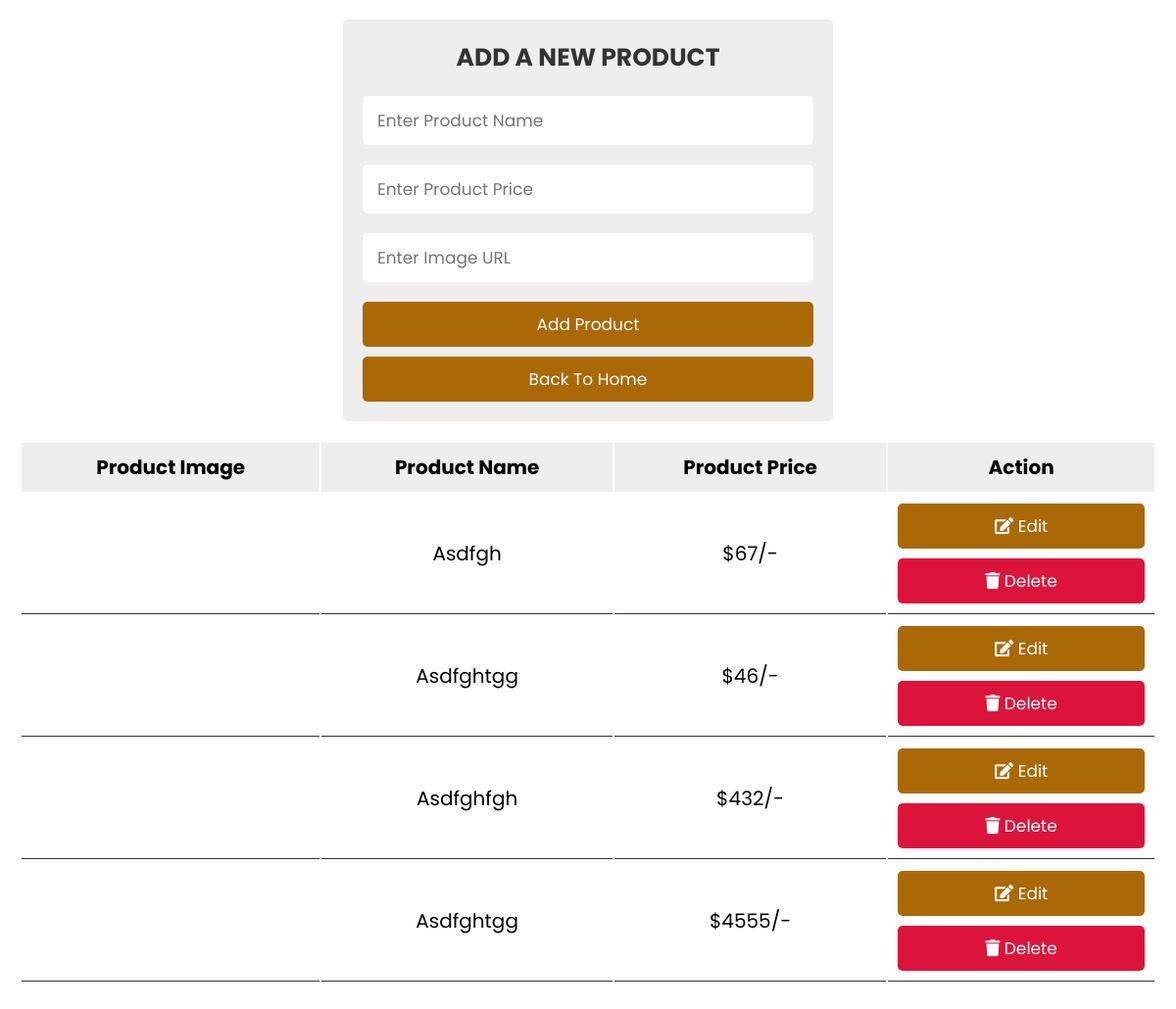
The app's page /admin/insertadmin.php, older data.
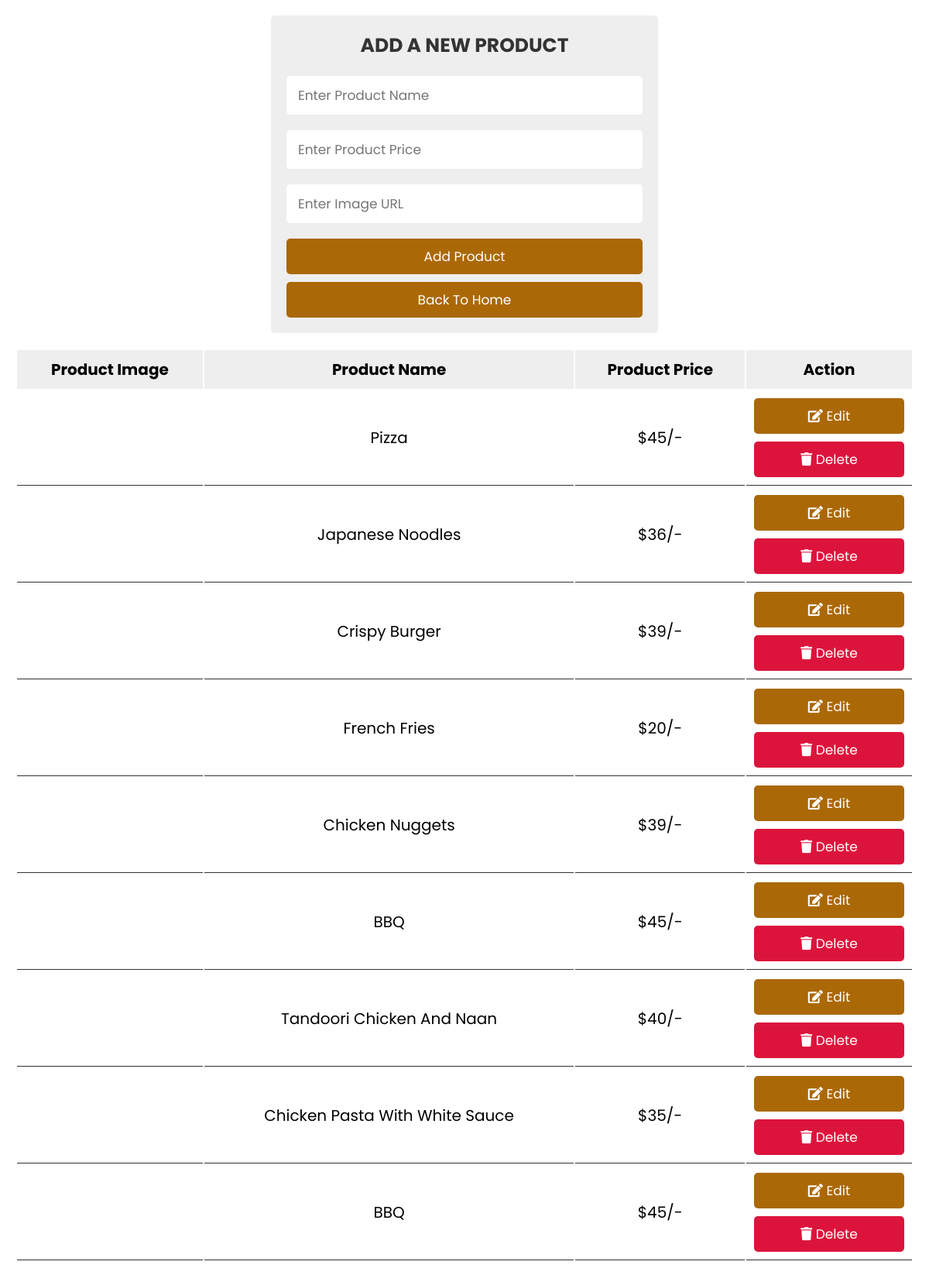
The same page, newer data.
### tables this page shows
CREATE TABLE `products` (
  `id` int(255) NOT NULL,
  `name` varchar(255) NOT NULL,
  `price` varchar(255) NOT NULL,
  `image` varchar(255) NOT NULL
);

### admin/insertadmin.php (the view, shortened to what this page needs)
<?php
@include 'config2.php';
?>
<!DOCTYPE html>
<html lang="en">
<head>
   <link rel="stylesheet" href="https://cdnjs.cloudflare.com/ajax/libs/font-awesome/5.15.4/css/all.min.css">
   <link rel="stylesheet" href="css/insertadmin.css">
</head>
<body>
<div class="container">
   <div class="admin-product-form-container">
      <form action="<?php $_SERVER['PHP_SELF'] ?>" method="post">
         <h3>Add a New Product</h3>
         <input type="text" placeholder="Enter Product Name" name="product_name" class="box">
         <input type="number" placeholder="Enter Product Price" name="product_price" class="box">
         <input type="text" placeholder="Enter Image URL" name="product_image" class="box">
         <input type="submit" class="btn" name="add_product" value="Add Product">
         <a href="../index.html" class="btn">Back to Home</a>
      </form>
   </div>
   <?php
   $select = mysqli_query($conn, "SELECT * FROM products");
   ?>
   <div class="product-display">
      <table class="product-display-table">
         <thead>
         <tr>
            <th>Product Image</th>
            <th>Product Name</th>
            <th>Product Price</th>
            <th>Action</th>
         </tr>
         </thead>
         <?php while($row = mysqli_fetch_assoc($select)){ ?>
         <tr>
            <td><img src="<?php echo $row['image']; ?>" height="100" alt=""></td>
            <td><?php echo $row['name']; ?></td>
            <td>$<?php echo $row['price']; ?>/-</td>
            <td>
               <a href="admin_update.php?edit=<?php echo $row['id']; ?>" class="btn"> <i class="fas fa-edit"></i> Edit </a>
               <a href="admin_page.php?delete=<?php echo $row['id']; ?>" class="btn"> <i class="fas fa-trash"></i> Delete </a>
            </td>
         </tr>
         <?php } ?>
      </table>
   </div>
</div>
</body>
</html>

### admin/css/insertadmin.css (style rules this page uses)
:root { --green:#ab6806; --black:#333; --white:#fff; --bg-color:#eee; --box-shadow:0 .5rem 1rem rgba(0,0,0,.1); --border:.1rem solid var(--black); }
* { font-family: 'Poppins', sans-serif; margin:0; padding:0; box-sizing: border-box; outline: none; border:none; text-decoration: none; text-transform: capitalize; }
html { font-size: 62.5%; overflow-x: hidden; }
.btn { display: block; width: 100%; cursor: pointer; border-radius: .5rem; margin-top: 1rem; font-size: 1.7rem; padding:1rem 3rem; background: var(--green); color:var(--white); text-align: center; }
.container { max-width: 1200px; padding:2rem; margin:0 auto; }
.admin-product-form-container form { max-width: 50rem; margin:0 auto; padding:2rem; border-radius: .5rem; background: var(--bg-color); }
.admin-product-form-container form h3 { text-transform: uppercase; color:var(--black); margin-bottom: 1rem; text-align: center; font-size: 2.5rem; }
.admin-product-form-container form .box { width: 100%; border-radius: .5rem; padding:1.2rem 1.5rem; font-size: 1.7rem; margin:1rem 0; background: var(--white); text-transform: none; }
.product-display { margin:2rem 0; }
.product-display .product-display-table { width: 100%; text-align: center; }
.product-display .product-display-table thead { background: var(--bg-color); }
.product-display .product-display-table th { padding:1rem; font-size: 2rem; }
.product-display .product-display-table td { padding:1rem; font-size: 2rem; border-bottom: var(--border); }
.product-display .product-display-table .btn:first-child { margin-top: 0; }
.product-display .product-display-table .btn:last-child { background: crimson; }

Row changes from the older to the newer data that the page shows:
removed products: name "Asdfgh", price "67"
removed products: name "Asdfghtgg", price "46"
removed products: name "Asdfghfgh", price "432"
removed products: name "Asdfghtgg", price "4555"
added products: name "Pizza", price "45"
added products: name "Japanese Noodles", price "36"
added products: name "Crispy Burger", price "39"
added products: name "French Fries", price "20"
added products: name "Chicken Nuggets", price "39"
added products: name "BBQ", price "45"
added products: name "Tandoori Chicken And Naan", price "40"
added products: name "Chicken Pasta With White Sauce", price "35"
added products: name "BBQ", price "45"
